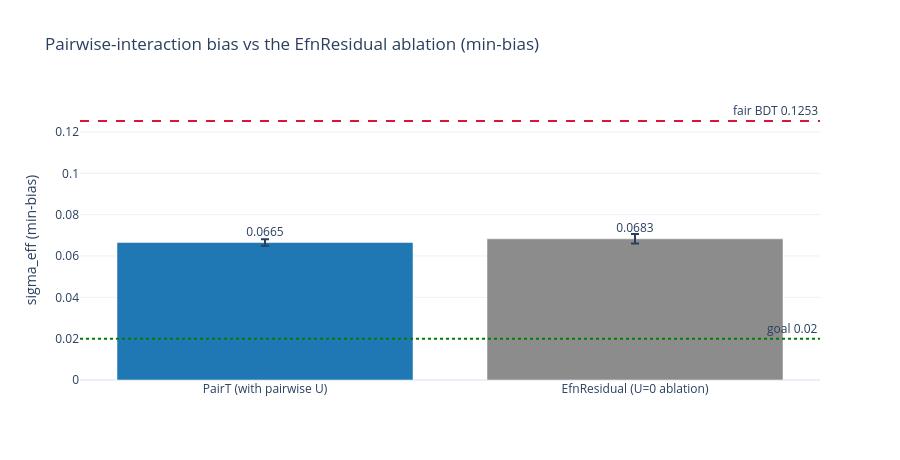

The notebook cell this image was saved under:
### Code cell
import plotly.graph_objects as go
d = summary15
colors = ["#1f77b4" if "PairT" in v else "#8c8c8c" for v in d["variant"]]
fig = go.Figure(go.Bar(x=d["variant"], y=d["sigma_eff"], error_y=dict(type="data", array=d["std"]),
                       marker_color=colors, text=[f"{v:.4f}" for v in d["sigma_eff"]], textposition="outside"))
fig.add_hline(y=BDT, line_dash="dash", line_color="crimson", annotation_text=f"fair BDT {BDT:.4f}")
fig.add_hline(y=0.02, line_dash="dot", line_color="green", annotation_text="goal 0.02")
fig.update_layout(template="plotly_white", height=460, yaxis_title="sigma_eff (min-bias)",
                  title="Pairwise-interaction bias vs the EfnResidual ablation (min-bias)")
fig.show()

### Figure 1 — Plotly figure (JSON) as saved in the notebook; plotly's stock layout.template omitted (floating-point values rounded to 4 significant figures)
{"data": [{"error_y": {"array": [0.0016, 0.0023], "type": "data"}, "marker": {"color": ["#1f77b4", "#8c8c8c"]}, "text": ["0.0665", "0.0683"], "textposition": "outside", "type": "bar", "x": ["PairT (with pairwise U)", "EfnResidual (U=0 ablation)"], "y": [0.0665, 0.0683]}], "layout": {"annotations": [{"showarrow": false, "text": "fair BDT 0.1253", "x": 1, "xanchor": "right", "xref": "x domain", "y": 0.1253, "yanchor": "bottom", "yref": "y"}, {"showarrow": false, "text": "goal 0.02", "x": 1, "xanchor": "right", "xref": "x domain", "y": 0.02, "yanchor": "bottom", "yref": "y"}], "height": 460, "shapes": [{"line": {"color": "crimson", "dash": "dash"}, "type": "line", "x0": 0, "x1": 1, "xref": "x domain", "y0": 0.1253, "y1": 0.1253, "yref": "y"}, {"line": {"color": "green", "dash": "dot"}, "type": "line", "x0": 0, "x1": 1, "xref": "x domain", "y0": 0.02, "y1": 0.02, "yref": "y"}], "title": {"text": "Pairwise-interaction bias vs the EfnResidual ablation (min-bias)"}, "yaxis": {"title": {"text": "sigma_eff (min-bias)"}}}}
